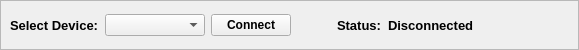
            <widget class="QFrame" name="con_frame">
             <property name="minimumSize">
              <size>
               <width>500</width>
               <height>50</height>
              </size>
             </property>
             <property name="maximumSize">
              <size>
               <width>10000</width>
               <height>50</height>
              </size>
             </property>
             <property name="font">
              <font>
               <pointsize>9</pointsize>
               <bold>true</bold>
              </font>
             </property>
             <property name="frameShape">
              <enum>QFrame::Shape::StyledPanel</enum>
             </property>
             <property name="frameShadow">
              <enum>QFrame::Shadow::Raised</enum>
             </property>
             <layout class="QHBoxLayout" name="horizontalLayout">
              <property name="leftMargin">
               <number>9</number>
              </property>
              <property name="rightMargin">
               <number>50</number>
              </property>
              <item>
               <widget class="QLabel" name="select_device_label">
                <property name="font">
                 <font>
                  <pointsize>10</pointsize>
                  <bold>true</bold>
                 </font>
                </property>
                <property name="frameShape">
                 <enum>QFrame::Shape::NoFrame</enum>
                </property>
                <property name="frameShadow">
                 <enum>QFrame::Shadow::Plain</enum>
                </property>
                <property name="text">
                 <string>Select Device:</string>
                </property>
               </widget>
              </item>
              <item>
               <widget class="QComboBox" name="con_device_comboBox">
                <property name="minimumSize">
                 <size>
                  <width>100</width>
                  <height>0</height>
                 </size>
                </property>
               </widget>
              </item>
              <item>
               <widget class="QPushButton" name="con_connect_btn">
                <property name="text">
                 <string>Connect</string>
                </property>
               </widget>
              </item>
              <item>
               <spacer name="horizontalSpacer_2">
                <property name="orientation">
                 <enum>Qt::Orientation::Horizontal</enum>
                </property>
                <property name="sizeHint" stdset="0">
                 <size>
                  <width>40</width>
                  <height>20</height>
                 </size>
                </property>
               </spacer>
              </item>
              <item>
               <widget class="QLabel" name="con_status_label1">
                <property name="font">
                 <font>
                  <pointsize>10</pointsize>
                  <bold>true</bold>
                 </font>
                </property>
                <property name="text">
                 <string>Status:</string>
                </property>
               </widget>
              </item>
              <item>
               <widget class="QLabel" name="con_status_label2">
                <property name="minimumSize">
                 <size>
                  <width>140</width>
                  <height>0</height>
                 </size>
                </property>
                <property name="font">
                 <font>
                  <pointsize>10</pointsize>
                  <bold>true</bold>
                 </font>
                </property>
                <property name="text">
                 <string>Disconnected</string>
                </property>
               </widget>
              </item>
             </layout>
            </widget>
